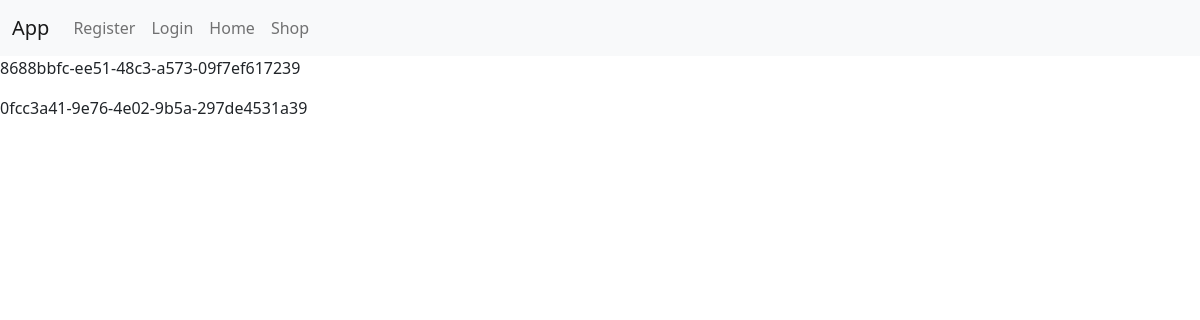
The page /app/view_items/ on the database its author committed.
### shop/models.py (models this page shows)
class Item(models.Model):
    id = models.UUIDField(primary_key=True, default=uuid.uuid4)
    item_model_id = models.ForeignKey(ItemModel, on_delete=models.CASCADE, null=True, blank=True)
    ITEM_STATUS = (
        ('u', 'Unavailable'),
        ('a', 'Available'),
        ('r', 'Reserved'),
        ('s', 'Sold'),
    )
    status = models.CharField(
        "Status",
        max_length=1,
        choices=ITEM_STATUS,
        blank=True,
        default='u',
        help_text="Leidinio kopijos statusas"
    )

### shop/views.py (the view)
# urls.py: path("view_items/", views.ItemView.as_view(), name='view_items_n'),
class ItemView(generic.ListView):
    model = Item
    context_object_name = 'item_list'  # nebūtina, tokį pavadinimą kontekste django sukuria automatiškai
    template_name = 'view_items_list.html'
    paginate_by = 8

### shop/templates/view_items_list.html
{% extends "base.html" %}
{% block content %}
{% for item_obj in item_list %}
   <p>{{ item_obj.id }}</p>
{% endfor %}
{% endblock %}

### rows shown on the page
Item: id "8688bbfc-ee51-48c3-a573-09f7ef617239"
Item: id "0fcc3a41-9e76-4e02-9b5a-297de4531a39"
